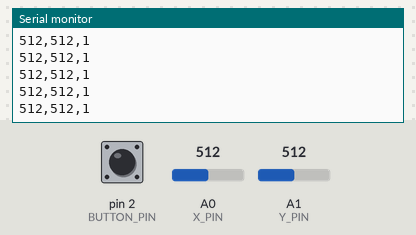
The sketch below on a simulated Arduino Uno, built with avr-gcc and run on an emulated ATmega328P. Shown: the last lines printed to the serial monitor. The test bench sets the inputs (shaded band); at power-on: A1 (Y_PIN) = 512, pin 2 (BUTTON_PIN) HIGH, A0 (X_PIN) = 512.

Above: at 12.8 s.
12.9 s: A1 (Y_PIN) set to 988
At 13.8 s:
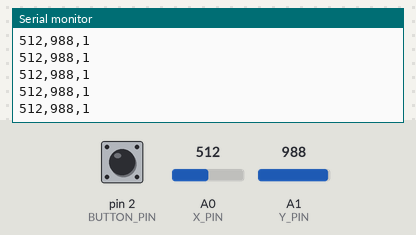
14.4 s: A1 (Y_PIN) set to 1015
At 15.4 s:
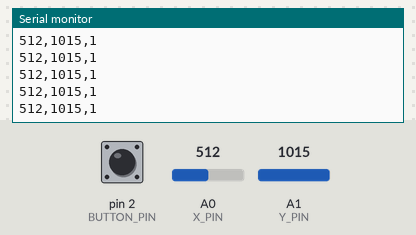
Timing chart, 0 to 16.9 s (numbered marks = the images above; inputs shaded):
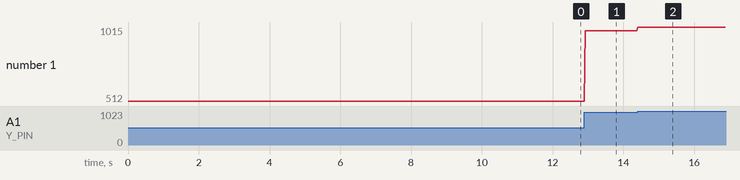

Measured:
- after the input at 12.9 s, the serial monitor: prints a new line at once (image 1)
- after the input at 14.4 s, the serial monitor: prints a new line at once (image 2)
- plotted number 1: 512 → 988 after the input at 12.9 s, 988 → 1015 after the input at 14.4 s

The sketch:

arduino_code_for_joystick.ino
```cpp
// Space Rush Joystick Controller
// Works with Arduino Uno and similar boards

// Pin definitions
const int X_PIN = A0;    // Joystick X axis
const int Y_PIN = A1;    // Joystick Y axis
const int BUTTON_PIN = 2; // Joystick button

// Variables
int xValue = 0;
int yValue = 0;
int buttonState = 1; // Assuming active-low button (1 = not pressed)

void setup() {
  Serial.begin(9600);
  pinMode(BUTTON_PIN, INPUT_PULLUP); // Enable internal pull-up resistor for button
}

void loop() {
  // Read joystick values
  xValue = analogRead(X_PIN);
  yValue = analogRead(Y_PIN);
  buttonState = digitalRead(BUTTON_PIN);

  // Send data to computer in format: "X,Y,Button"
  Serial.print(xValue);
  Serial.print(",");
  Serial.print(yValue);
  Serial.print(",");
  Serial.println(buttonState);

  // Small delay to prevent flooding the serial port
  delay(20);
}
```
